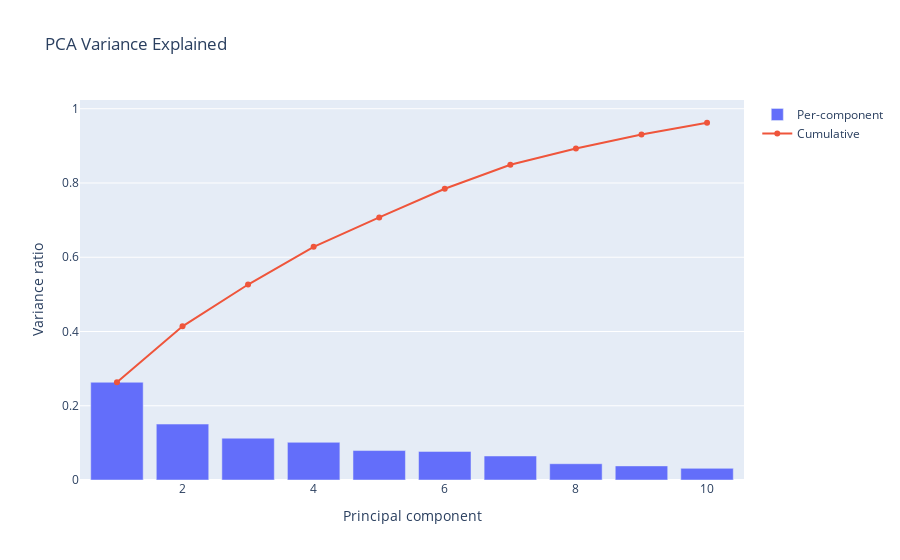

Notebook cell for this chart:
### Markdown cell above
### 5.1 Variance Explained by PCA
For dimensionality reduction to be defensible, we report how much variance the two retained principal components capture. Values above ~80% indicate little information loss.

### Code cell
pca_full = PCA(n_components=min(10, X_scaled.shape[1]), random_state=SEED)
pca_full.fit(X_scaled)
explained = pca_full.explained_variance_ratio_
cum_explained = np.cumsum(explained)
fig_pca_var = go.Figure()
fig_pca_var.add_trace(go.Bar(x=np.arange(1, len(explained)+1), y=explained, name="Per-component"))
fig_pca_var.add_trace(go.Scatter(x=np.arange(1, len(cum_explained)+1), y=cum_explained,
                                   mode="lines+markers", name="Cumulative"))
fig_pca_var.update_layout(title="PCA Variance Explained",
                          xaxis_title="Principal component", yaxis_title="Variance ratio")
fig_pca_var.show()
fig_pca_var.write_html(ARTIFACT_DIR / "pca_variance_explained.html")
try:
    fig_pca_var.write_image(ARTIFACT_DIR / "pca_variance_explained.png", width=800, height=500)
except Exception as exc:
    warnings.warn(f"PNG export for PCA variance explained failed: {exc}")

### Figure 1 — Plotly figure (JSON) as saved in the notebook; plotly's stock layout.template omitted (floating-point values rounded to 4 significant figures)
{"data": [{"name": "Per-component", "type": "bar", "x": [1, 2, 3, 4, 5, 6, 7, 8, 9, 10], "y": [0.2633, 0.1507, 0.1126, 0.1015, 0.07929, 0.07702, 0.06467, 0.04385, 0.03798, 0.03139]}, {"mode": "lines+markers", "name": "Cumulative", "type": "scatter", "x": [1, 2, 3, 4, 5, 6, 7, 8, 9, 10], "y": [0.2633, 0.4139, 0.5266, 0.6281, 0.7073, 0.7844, 0.849, 0.8929, 0.9309, 0.9623]}], "layout": {"title": {"text": "PCA Variance Explained"}, "xaxis": {"title": {"text": "Principal component"}}, "yaxis": {"title": {"text": "Variance ratio"}}}}
